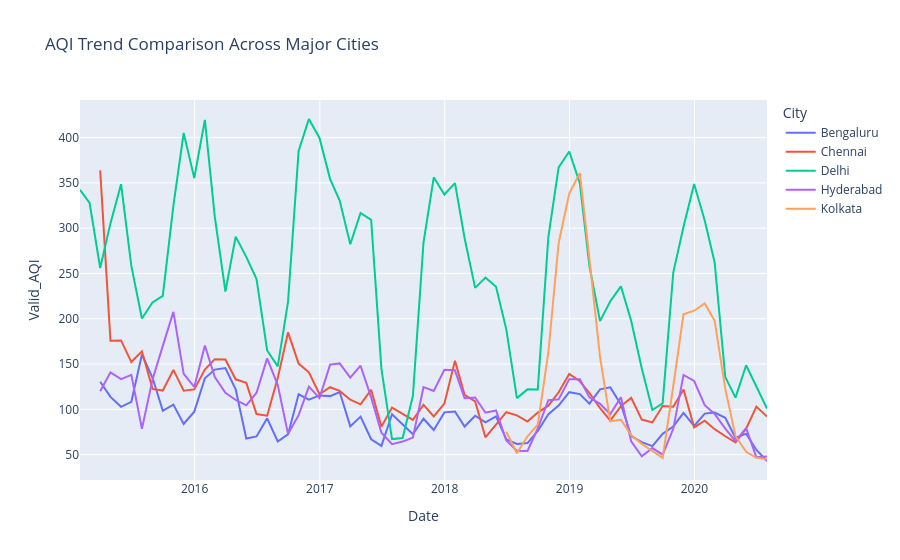

Write notebook code for a chart like this one.
### Code cell
# Compare multiple cities
# A useful visual:

selected = [
    "Delhi",
    "Bengaluru",
    "Hyderabad",
    "Chennai",
    "Kolkata"
]

comparison = monthly[
    monthly["City"].isin(selected)
]

fig = px.line(
    comparison,
    x="Date",
    y="Valid_AQI",
    color="City",
    title="AQI Trend Comparison Across Major Cities"
)

fig.show()
